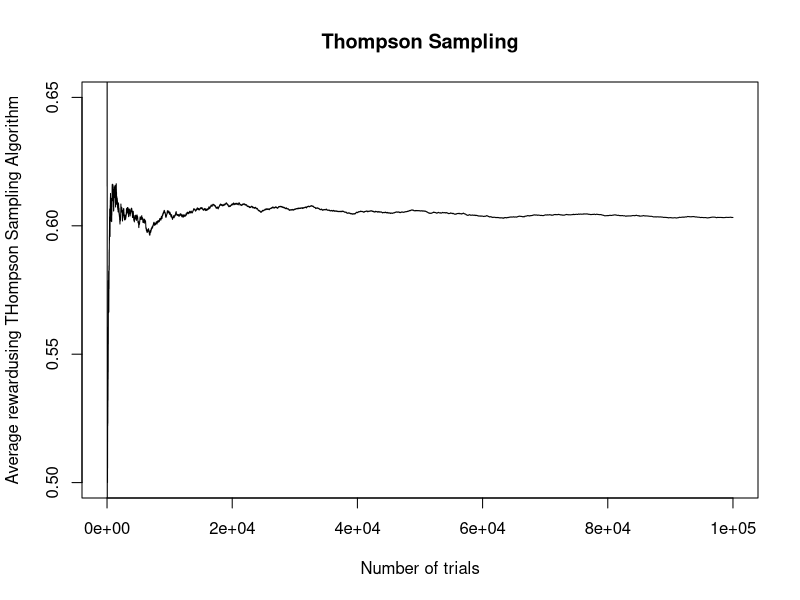

Recreate this plot in R. (Note: this script raises an error after producing the figure.)
## thompson sampling

prob = c(0.6, 0.4)

this_arm <- function(plays, successes) {
  # vector of successes
  # we add a positive number to avoid zeros
  alpha_s <-  10 + successes
  # vector of failures
  alpha_f <-  10 + plays - successes
  
  # beta density for arm no 1
  m1 <- rbeta(1, alpha_s[1], alpha_f[1])
  # beta density for arm no 2
  m2 <- rbeta(1, alpha_s[2], alpha_f[2])
  
  #choosing which arm to play next
  if(m1>m2) {
    return(1)
  }
    else {
      return(2)
    }
  
}

# two-armed bandit is played using thompson sampling
thompson_bernoulli <- function(prob,n) {
  arm <- rep(0,n)
  reward <- rep(0,n)
  ## array consisting of number of plays for each arm
## array consiting of number of successes for each arm
  plays <- rep(0,2)
  successes <- rep(0,2)
  
  #thompson algorithm
  for (i in 1:n) {
    a <- this_arm(plays,successes)
    r <- runif(1) < prob[a]
     reward[i] <- r
    arm[i] <- a
    plays[a] <- plays[a] + 1
    successes[a] <- successes[a] + r
   
  }
  return(list(arm=arm,reward=reward))
}



# testing 
## computing thompson sampling for given probabilities and on 100000 trials

## checking the rate of success
# if algorithm works, the sum should be close to max(o.3, 0.6)
score <- thompson_bernoulli(prob = prob, n = 100000)

ratio = sum(score$reward) / length(score$reward)
ratio



## e-decreasing algorithms

epsilon_decreasing_n <- function(prob,n) {
  arm <- rep(0,n)
  reward <- rep(0,n)
  ## initial number of plays and number of successes is 0 for each arm
  plays <- rep(0,2) 
  successes <- rep(0,2)
  C = 5000
  ## at first, play each arm once
  for (i in 1:2) {
    a <- i
    r <- runif(1) < prob[a]
    plays[a] <- plays[a] + 1
    successes[a] <- successes[a] + r
    arm[i] <- a
    reward[i] <- r
  }
  ## now follow the epsilon decreasing strategy
  for (i in 3:n) {
    epsilon = min(1, C/n )
    # with probability epsilon, pick an arm uniformly at random
    if (runif(1) < epsilon) {
      a <- sample(2,1)
    } else { # otherwise, choose the "best arm so far".
      a <- which.max(successes/plays)
    }
    ## simulate the reward
    r <- runif(1) < prob[a]
    # update the number of plays, successes
    plays[a] <- plays[a] + 1
    successes[a] <- successes[a] + r
    # record the arm played and the reward received
    arm[i] <- a
    reward[i] <- r
  }
  return(list(arm=arm,reward=reward))
}

epsilon_decreasing_n2 <- function(prob,n) {
  arm <- rep(0,n)
  reward <- rep(0,n)
  ## initial number of plays and number of successes is 0 for each arm
  plays <- rep(0,2) 
  successes <- rep(0,2)
  C = 5000
  ## at first, play each arm once
  for (i in 1:2) {
    a <- i
    r <- runif(1) < prob[a]
    plays[a] <- plays[a] + 1
    successes[a] <- successes[a] + r
    arm[i] <- a
    reward[i] <- r
  }
  ## now follow the epsilon decreasing strategy
  for (i in 3:n) {
    epsilon = min(1, C/(n^2) )
    # with probability epsilon, pick an arm uniformly at random
    if (runif(1) < epsilon) {
      a <- sample(2,1)
    } else { # otherwise, choose the "best arm so far".
      a <- which.max(successes/plays)
    }
    ## simulate the reward
    r <- runif(1) < prob[a]
    # update the number of plays, successes
    plays[a] <- plays[a] + 1
    successes[a] <- successes[a] + r
    # record the arm played and the reward received
    arm[i] <- a
    reward[i] <- r
  }
  return(list(arm=arm,reward=reward))
}

# testing



score_t <- thompson_bernoulli(prob = prob, n = 100000)
mean(sum(score_t$reward) / length(score_t$reward))


# plots

avg_reward_t <- c(0)
for (i in 1:length(score_t$reward)) {
  avg_reward_t[i] <- mean(c(score_t$reward[1:i]))
}

plot(avg_reward_t, ylab = "Average rewardusing THompson Sampling Algorithm", 
     type = "l", xlab = "Number of trials", main = "Thompson Sampling",ylim = c(0.5, 0.65))


score_n <- epsilon_decreasing_n(prob = prob, n = 50000)
mean(sum(score_e_n$reward) / length(score_e_n$reward))
avg_reward_n <- c(0)
for (i in 1:length(score_n$reward)) {
  avg_reward_n[i] <- mean(c(score_n$reward[1:i]))
}

plot(avg_reward_n, ylab = "Average reward", 
     type = "l", xlab = "Number of trials", main = "Performance  using epsilon = C/n",ylim = c(0.4, 0.6))

